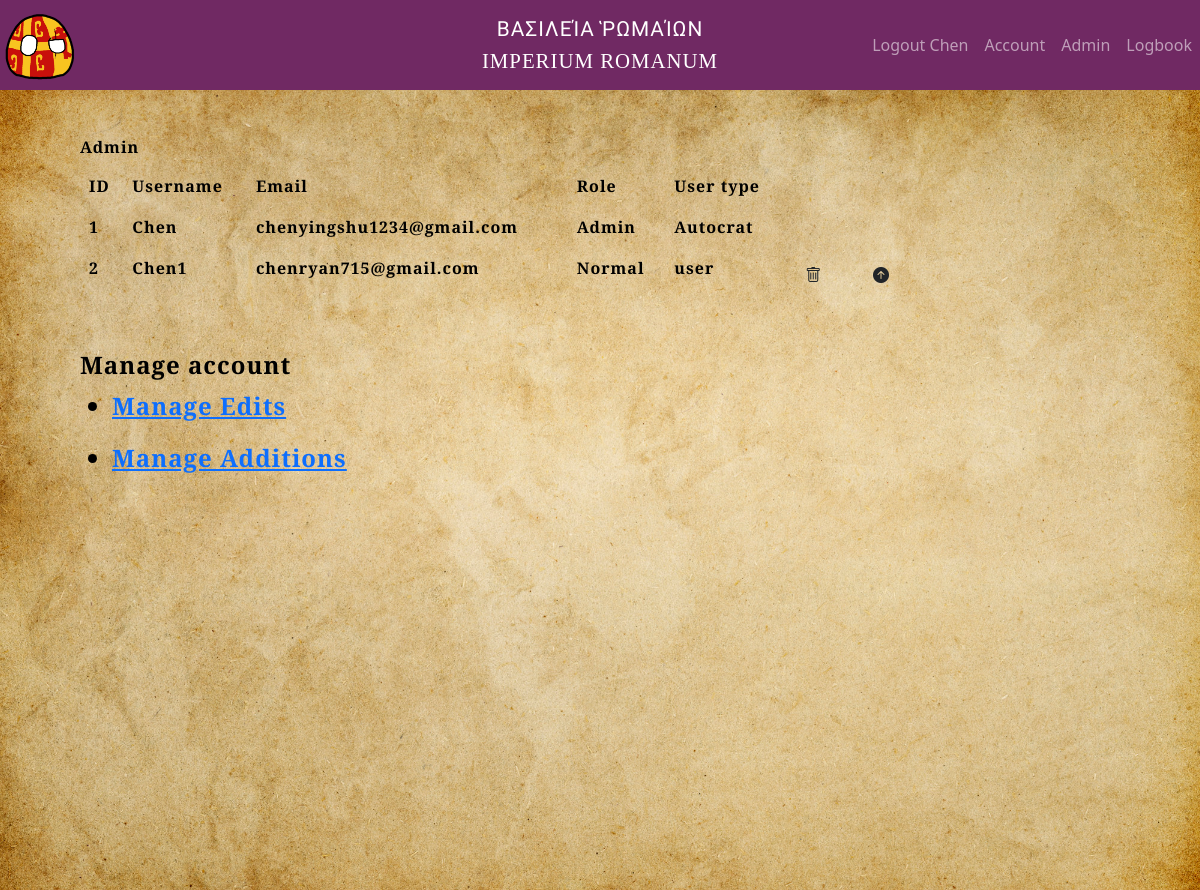
The page /admin (signed in) on the database its author committed.
### app/models.py (models this page shows, shortened)
@dataclass
class User(UserMixin, db.Model):
    __tablename__ = 'users'
    id: so.Mapped[int] = so.mapped_column(primary_key=True)
    email: so.Mapped[str] = so.mapped_column(sa.String(120), index=True, unique=True, nullable=True)
    username: so.Mapped[str] = so.mapped_column(sa.String(64), index=True, unique=True, nullable=True)
    password_hash: so.Mapped[Optional[str]] = so.mapped_column(sa.String(256), nullable=True)
    role: so.Mapped[str] = so.mapped_column(sa.String(10), default="Normal", nullable=True)
    user_type: Mapped[str] = so.mapped_column(sa.String(64), default="user")
    invitations: so.Mapped[list['Invitation']] = relationship(back_populates='user', cascade='all, delete-orphan')

### app/views.py (the view)
@app.route("/admin")
@login_required
@admin_only
def admin():
    form = ChooseForm()
    q = db.select(User)
    user_lst = db.session.scalars(q)
    return render_template('admin.html', title="Admin", user_lst=user_lst, form=form, choose_form = form)

### app/models.py (called while the page is built)
@login.user_loader
def load_user(id):
    return db.session.get(User, int(id))

### app/views.py (called while the page is built)
def admin_only(func):
    @wraps(func)
    def wrapper(*args, **kwargs):
        if current_user.role != "Admin":
            return redirect(url_for('home'))
        return func(*args, **kwargs)
    return wrapper

### app/templates/admin.html (shortened to what this page needs)
{% extends "base.html" %}
{% import "bootstrap_wtf.html" as wtf %}
{% block content %}
<div class="background-container">
<h1 class="latin-heading_3">Admin</h1>
<div class="col-lg-9">
<table class="table" style="background-color: transparent;">
    <thead>
        <tr>
            <th class="latin-heading_3">ID</th>
            <th class="latin-heading_3">Username</th>
            <th class="latin-heading_3">Email</th>
            <th class="latin-heading_3">Role</th>
            <th class="latin-heading_3">User type</th>
            <th class="latin-heading_3"></th>
        </tr>
    </thead>
    {% for user in user_lst %}
        <tr>
            <td class="latin-heading_3">{{ user.id }}</td>
            <td class="latin-heading_3">{{ user.username }}</td>
            <td class="latin-heading_3">{{ user.email }}</td>
            <td class="latin-heading_3">{{ user.role }}</td>
            <td class="latin-heading_3">{{user.user_type}}</td>
            <td>
                            {% if current_user.user_type == "Autocrat" and user.user_type != "Autocrat" %}
                <form action="{{ url_for('delete_user') }}" method="post">
                    <button class="btn" type="submit">
                        <i class="bi bi-trash"></i>
                    </button>
                </form>
            </td>
                        {% endif %}
            {% if user.role == "Normal" %}
            <td> <form action="{{ url_for('invitation_code', id=user.id) }}" method="get" style="display:inline;">
                       <button type="submit" class="btn" title="Info">
                            <i class="bi bi-arrow-up-circle-fill"></i>
                    </button>
                 </form></td>
            {% endif %}
        </tr>
    {% endfor %}
</table>
    <h3 class="mt-5 latin-heading_new" style="font-size: 1.5rem;">Manage account</h3>
    <ul>
        <li class="latin-heading_new" style="font-size: 1.5rem;"><a href="{{ url_for('manage_edits') }}">Manage Edits</a></li>
    </ul>
    <ul>
        <li class="latin-heading_new" style="font-size: 1.5rem;"><a href="{{ url_for('manage_additions') }}">Manage Additions</a></li>
    </ul>
</div>
</div>
{% endblock %}

### app/templates/base.html (shortened to what this page needs)
<!doctype html>
<html lang="en">
<head>
    <link
            href="https://cdn.jsdelivr.net/npm/bootstrap@5.3.3/dist/css/bootstrap.min.css"
            rel="stylesheet"
>
    <link rel="stylesheet" href="https://cdn.jsdelivr.net/npm/bootstrap-icons@1.11.3/font/bootstrap-icons.min.css">
    <link
    rel="stylesheet"
    href="https://cdnjs.cloudflare.com/ajax/libs/animate.css/4.1.1/animate.min.css"
  />
</head>
<body>
<nav class="navbar navbar-expand-sm py-0" style="background-color: #702963; margin-bottom: 0;" data-bs-theme="dark">
    <div class="container-fluid px-0">
        <a class="navbar-brand" href="{{ url_for('home') }}"><img src="{{ url_for('static', filename='images/Consantinople_Ball.png') }}" alt="Home" height="80"></a>
        <div class="collapse navbar-collapse" id="navbarSupportedContent">
            <ul class="navbar-nav mb-0">
                {% if current_user.is_anonymous %}
                <li class="nav-item">
                    <a class="nav-link" aria-current="page" href="{{ url_for('login') }}">Login</a>
                </li>
                <li class="nav-item">
                    <a class="nav-link" aria-current="page" href="{{ url_for('register_emails_') }}">Register</a>
                </li>
                {% else %}
                <li class="nav-item">
                    <a class="nav-link" aria-current="page" href="{{ url_for('logout') }}">Logout {{ current_user.username }}</a>
                </li>
                <li class="nav-item">
                    <a class="nav-link" aria-current="page" href="{{ url_for('account') }}">Account</a>
                </li>
                {% if current_user.is_authenticated and current_user.role == "Admin" %}
                <li class="nav-item">
                    <a class="nav-link" aria-current="page" href="{{ url_for('admin') }}">Admin</a>
                </li>
                <li class="nav-item">
                    <a class="nav-link" aria-current="page" href="{{ url_for('logbook') }}">Logbook</a>
                </li>
                {% endif %}
                {% endif %}
            </ul>
        </div>
        <div class = "position-absolute top-50 start-50 translate-middle text-center">
            <div class="greek-heading">Βασιλεία Ῥωμαίων</div>
            <div class="latin-heading">Imperium Romanum</div>
        </div>
    </div>
</nav>
{% block content %}{% endblock content %}
</body>
</html>

### app/templates/base.html (style rules this page uses)
.latin-heading_new { font-family: 'Baskervville', serif; font-size: 1.1rem; color: black; letter-spacing: 1px; text-transform: none; font-weight: bold; }
.latin-heading { font-family: 'Cinzel', serif; font-size: 1.3rem; color: white; letter-spacing: 1px; text-transform: uppercase; }
.greek-heading { font-family: 'GFS Didot', serif; font-size: 1.3rem; color: white; letter-spacing: 1px; text-transform: uppercase; }

### rows shown on the page
User: username "Chen", id "1", email "chenyingshu1234@gmail.com", role "Admin", user_type "Autocrat"
User: id "2", username "Chen1", email "chenryan715@gmail.com", role "Normal", user_type "user"
